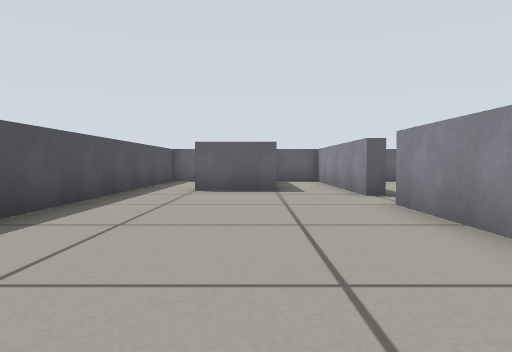
View 1 (above)

15 first-person views from a walk through a world built for the Gazebo simulator. The camera is 0.34 m above the floor, tilts 2° down and sees 70° across. The floor is counted in squares, 0.5 m on a side. Each view is taken from the middle of a square. On the plan, view 1 faces up. The plan holds only what a view shows up to about 11 squares ahead; the rest is blank.

View 2
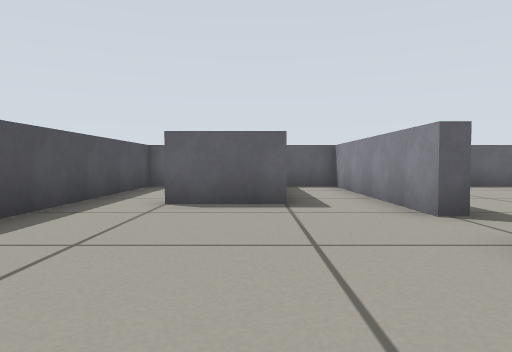

View 3
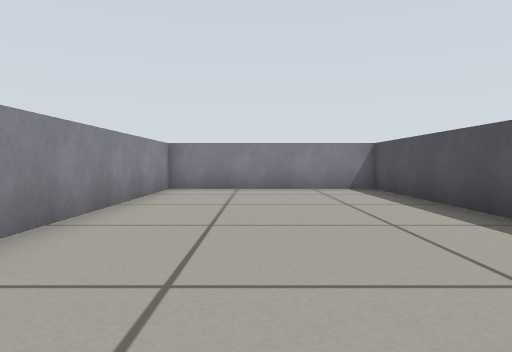

View 4
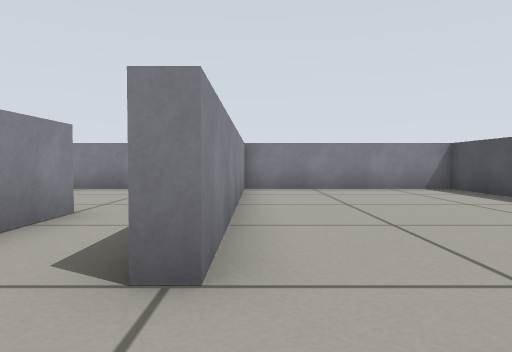

View 5
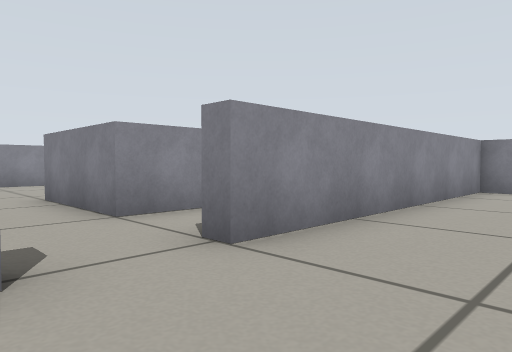

View 6
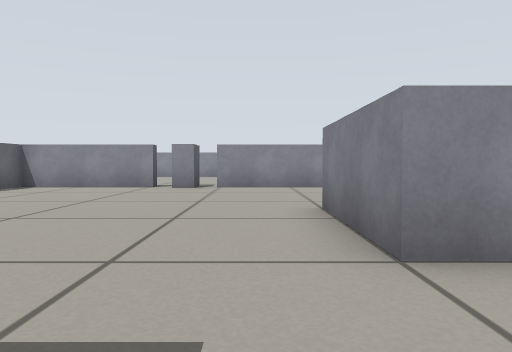

View 7
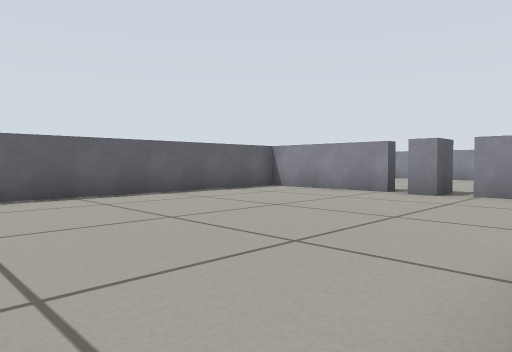

View 8
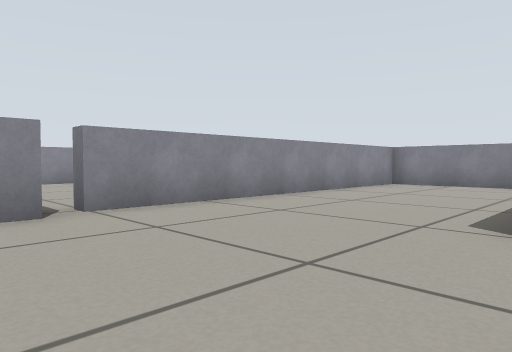

View 9
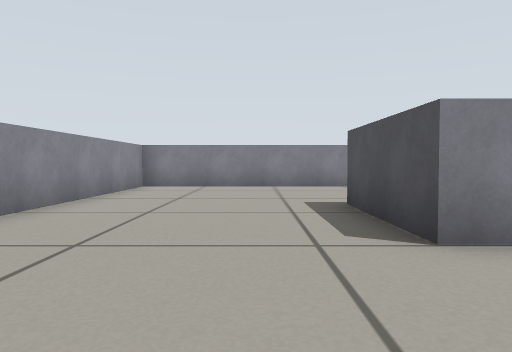

View 10
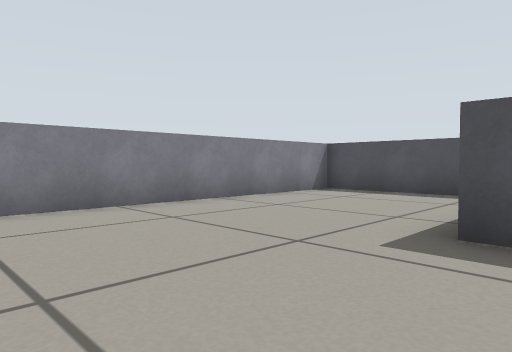

View 11
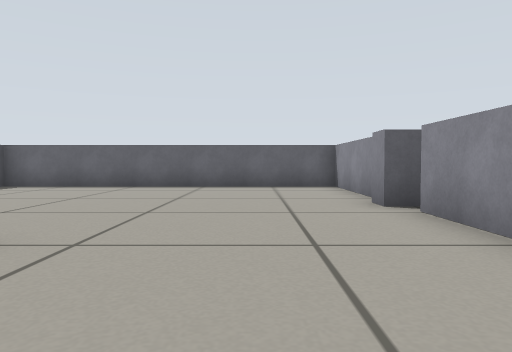

View 12
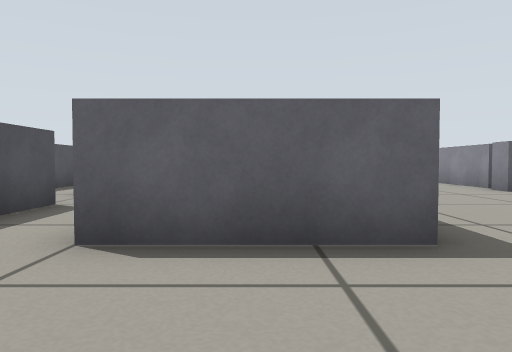

View 13
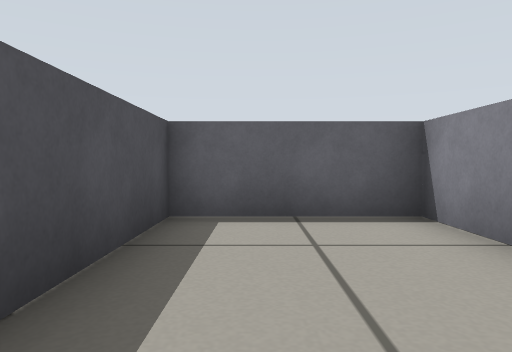

View 14
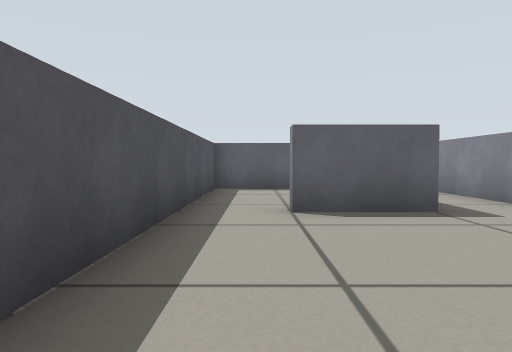

View 15
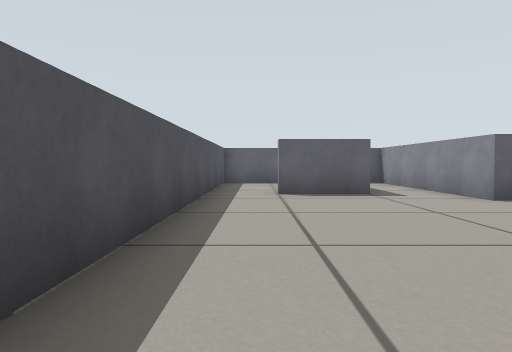

### Floor plan
Points are (right, up) in squares from view 1. A wall is a line through its corners. A room is listed if a view was taken in it or the views show most of it. See-through windows are left out.
Room 1 (views 1, 2, 3, 4, 5, 6, 13, 14, 15)
walls: (2.8, 7.6) (2.3, 7.6) (2.3, 13.6) (0.9, 13.6); (0.6, 9) (-1.5, 9); (-3.1, 9.6) (-3.1, -1.6) (2.3, -1.6) (2.3, 6) (2.7, 6); (0.5, 11) (0.5, 10)
ways out: opening at (3, 7) to room 2; opening at (-2, 9) to room 3
Room 2 (views 7, 8, 9, 10, 11, 12)
walls: (2.7, 6) (2.7, 4.6); (12.8, 9.9) (12.3, 9.9) (12.3, 13.6) (2.6, 13.6); (2.7, 1.8) (2.7, -1.6) (12.3, -1.6) (12.3, 8.1)
ways out: opening at (3, 7) to room 1; gap at (13, 8); gap at (13, 10)
objects: grey box (5, 3) to (7, 6); grey box (12, 9) to (13, 9)
Room 3 (no view inside)
walls: (0.1, 11.9) (0.1, 13.6) (-3.1, 13.6) (-3.1, 9.6)
ways out: opening at (-2, 9) to room 1

Where each view was taken, in squares from view 1:
view 1: 0 up, 0 right, facing up
view 2: 3 up, 0 right, facing up
view 3: 8 up, 0 right, facing down
view 4: 8 up, 2 right, facing down
view 5: 8 up, 0 right, facing down-right
view 6: 7 up, 2 right, facing right
view 7: 6 up, 4 right, facing up-right
view 8: 10 up, 7 right, facing down-right
view 9: 9 up, 9 right, facing down
view 10: 4 up, 11 right, facing down-left
view 11: 3 up, 10 right, facing up
view 12: 0 up, 6 right, facing up
view 13: 9 up, 2 left, facing up
view 14: 4 up, 2 left, facing up
view 15: 1 up, 2 left, facing up
